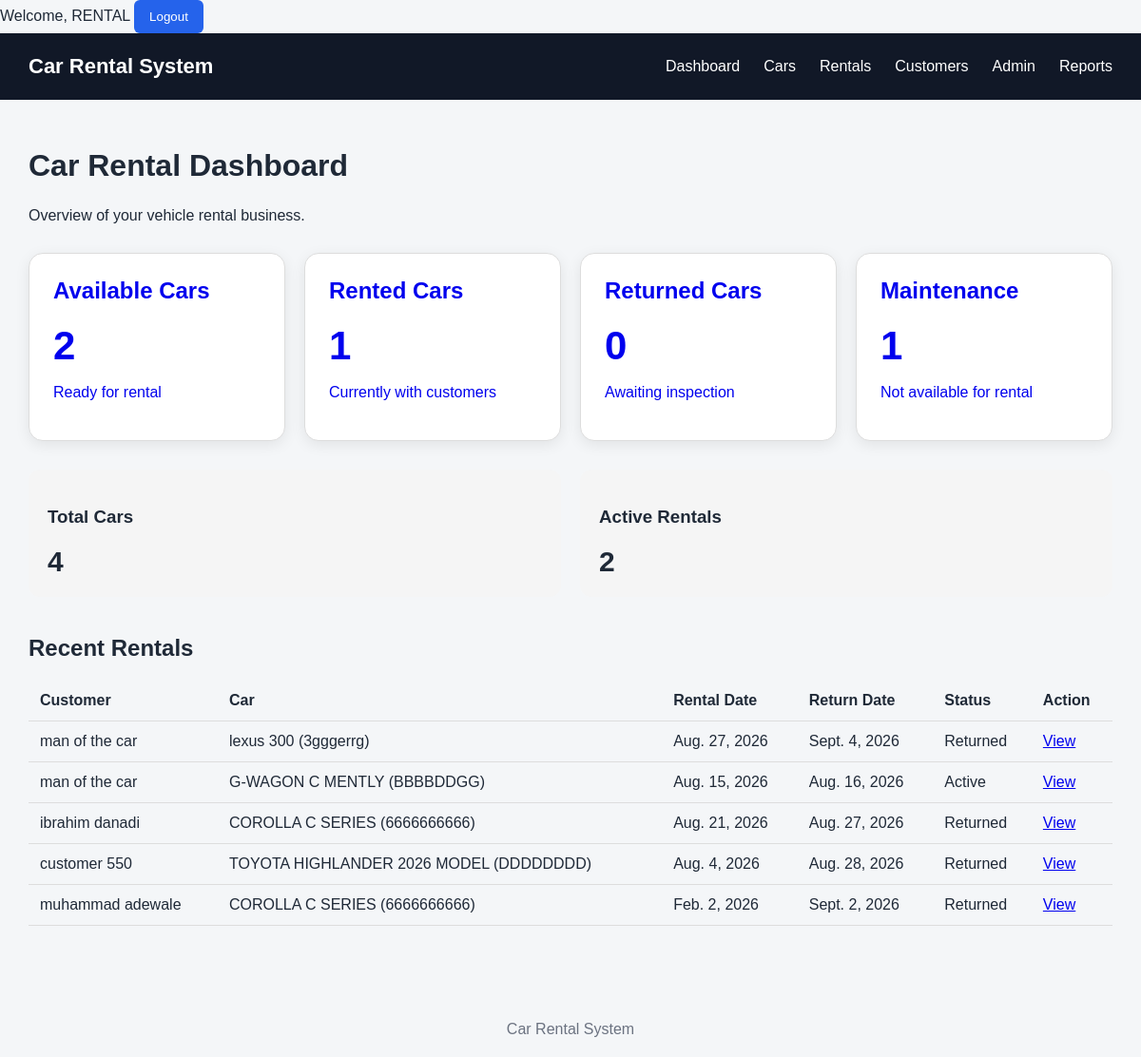
The app's page / (signed in) with its own data.
### rentals/models.py (models this page shows, shortened)
class Rental(models.Model):
    customer = models.ForeignKey(
        Customer,
        on_delete=models.PROTECT,
        related_name="rentals"
    )
    car = models.ForeignKey(
        Car,
        on_delete=models.PROTECT,
        related_name="rentals"
    )
    rental_date = models.DateField()
    expected_return_date = models.DateField()
    actual_return_date = models.DateField(
        blank=True,
        null=True
    )
    daily_price = models.DecimalField(
        max_digits=10,
        decimal_places=2
    )
    total_cost = models.DecimalField(
        max_digits=12,
        decimal_places=2,
        default=0
    )
    amount_paid = models.DecimalField(
    max_digits=12,
    decimal_places=2,
    default=0
)
    payment_status = models.CharField(
        max_length=20,
        choices=[
            ("pending", "Pending"),
            ("partial", "Partial"),
            ("paid", "Paid"),
        ],
        default="pending"
    )
    status = models.CharField(
        max_length=20,
        choices=[
            ("active", "Active"),
            ("returned", "Returned"),
        ],
        default="active"
    )
    created_at = models.DateTimeField(
        auto_now_add=True
    )

### customers/models.py (models this page shows)
class Customer(models.Model):
    full_name = models.CharField(max_length=150)
    phone = models.CharField(max_length=20)
    email = models.EmailField(
        blank=True,
        null=True
    )
    address = models.TextField(
        blank=True
    )
    driver_license = models.CharField(
        max_length=50,
        unique=True
    )
    created_at = models.DateTimeField(
        auto_now_add=True
    )
    updated_at = models.DateTimeField(
        auto_now=True
    )
    def __str__(self):
        return self.full_name

### cars/models.py (models this page shows)
class Car(models.Model):
    STATUS_CHOICES = [
        ("available", "Available"),
        ("rented", "Rented"),
        ("returned", "Returned"),
        ("maintenance", "Maintenance"),
    ]
    TRANSMISSION_CHOICES = [
        ("automatic", "Automatic"),
        ("manual", "Manual"),
    ]
    FUEL_CHOICES = [
        ("petrol", "Petrol"),
        ("diesel", "Diesel"),
        ("electric", "Electric"),
        ("hybrid", "Hybrid"),
    ]
    brand = models.CharField(max_length=100)
    model = models.CharField(max_length=100)
    year = models.PositiveIntegerField()
    plate_number = models.CharField(max_length=20, unique=True)
    color = models.CharField(max_length=50)
    transmission = models.CharField(
        max_length=20,
        choices=TRANSMISSION_CHOICES
    )
    fuel_type = models.CharField(
        max_length=20,
        choices=FUEL_CHOICES
    )
    seats = models.PositiveSmallIntegerField()
    daily_price = models.DecimalField(
        max_digits=10,
        decimal_places=2
    )
    image = models.ImageField(
        upload_to="cars/",
        blank=True,
        null=True
    )
    description = models.TextField(
        blank=True
    )
    status = models.CharField(
        max_length=20,
        choices=STATUS_CHOICES,
        default="available"
    )
    created_at = models.DateTimeField(
        auto_now_add=True
    )
    updated_at = models.DateTimeField(
        auto_now=True
    )
    def __str__(self):
        return f"{self.brand} {self.model} ({self.plate_number})"

### cars/views.py (the view)
@login_required
def dashboard(request):
    available_cars = Car.objects.filter(
        status="available"
    ).count()
    rented_cars = Car.objects.filter(
        status="rented"
    ).count()
    returned_cars = Car.objects.filter(
        status="returned"
    ).count()
    returned_rentals = Rental.objects.filter(
    status="returned"
    ).count()
    maintenance_cars = Car.objects.filter(
        status="maintenance"
    ).count()
    active_rentals = Rental.objects.filter(
        status="active"
    ).count()
    total_cars = Car.objects.count()
    recent_rentals = Rental.objects.select_related(
        "customer",
        "car"
    ).order_by(
        "-id"
    )[:5]
    context = {
        "available_cars": available_cars,
        "rented_cars": rented_cars,
        "returned_cars": returned_cars,
        "maintenance_cars": maintenance_cars,
        "active_rentals": active_rentals,
        "total_cars": total_cars,
        "recent_rentals": recent_rentals,
        "returned_rentals": returned_rentals,
    }
    return render(
        request,
        "dashboard.html",
        context
    )

### templates/dashboard.html (shortened to what this page needs)
{% extends "base.html" %}
{% block content %}
<h1 class="page-title">
    Car Rental Dashboard
</h1>
<p>
    Overview of your vehicle rental business.
</p>
<div class="dashboard-grid">
    <a
        href="{% url 'car_status' 'available' %}"
        class="dashboard-card"
    >
        <h2>
            Available Cars
        </h2>
        <div class="dashboard-number">
            {{ available_cars }}
        </div>
        <p>
            Ready for rental
        </p>
    </a>
    <a
        href="{% url 'car_status' 'rented' %}"
        class="dashboard-card"
    >
        <h2>
            Rented Cars
        </h2>
        <div class="dashboard-number">
            {{ rented_cars }}
        </div>
        <p>
            Currently with customers
        </p>
    </a>
    <a
        href="{% url 'car_status' 'returned' %}"
        class="dashboard-card"
    >
        <h2>
            Returned Cars
        </h2>
        <div class="dashboard-number">
            {{ returned_cars }}
        </div>
        <p>
            Awaiting inspection
        </p>
    </a>
    <a
        href="{% url 'car_status' 'maintenance' %}"
        class="dashboard-card"
    >
        <h2>
            Maintenance
        </h2>
        <div class="dashboard-number">
            {{ maintenance_cars }}
        </div>
        <p>
            Not available for rental
        </p>
    </a>
</div>
<div class="dashboard-summary">
    <div class="summary-card">
        <h3>
            Total Cars
        </h3>
        <strong>
            {{ total_cars }}
        </strong>
    </div>
    <div class="summary-card">
        <h3>
            Active Rentals
        </h3>
        <strong>
            {{ active_rentals }}
        </strong>
    </div>
</div>
<h2 class="section-title">
    Recent Rentals
</h2>
<div class="table-container">
    <table>
        <thead>
            <tr>
                <th>
                    Customer
                </th>
                <th>
                    Car
                </th>
                <th>
                    Rental Date
                </th>
                <th>
                    Return Date
                </th>
                <th>
                    Status
                </th>
                <th>
                    Action
                </th>
            </tr>
        </thead>
        <tbody>
        {% for rental in recent_rentals %}
            <tr>
                <td>
                    {{ rental.customer }}
                </td>
                <td>
                    {{ rental.car }}
                </td>
                <td>
                    {{ rental.rental_date }}
                </td>
                <td>
                    {{ rental.expected_return_date }}
                </td>
                <td>
                    {{ rental.get_status_display }}
                </td>
                <td>
                    <a
                        href="{% url 'rental_detail' rental.pk %}"
                    >
                        View
                    </a>
                </td>
            </tr>
        {% empty %}
            <tr>
                <td colspan="6">
                    No rentals yet.
                </td>
            </tr>
        {% endfor %}
        </tbody>
    </table>
</div>
{% endblock %}

### templates/base.html (shortened to what this page needs)
<!DOCTYPE html>
<html lang="en">
<head>
</head>
<body>
    {% if user.is_authenticated %}
    <span>
        Welcome, {{ user.username }}
    </span>
    <form
        method="POST"
        action="{% url 'logout' %}"
        style="display:inline;"
    >
        <button type="submit" class="btn">
            Logout
        </button>
    </form>
{% endif %}
    <nav class="navbar">
        <div class="brand">
            Car Rental System
        </div>
        <div class="nav-links">
            <a href="{% url 'dashboard' %}">
                Dashboard
            </a>
            <a href="{% url 'car_list' %}">
                Cars
            </a>
            <a href="{% url 'rental_list' %}">
                Rentals
            </a>
            <a href="{% url 'customer_list' %}">
                Customers
            </a>
            <a href="/admin/">
                Admin
            </a>
            <a href="{% url 'reports' %}">
                Reports
            </a>
        </div>
    </nav>
    <main class="container">
        {% block content %}{% endblock %}
    </main>
    <footer class="footer">
        Car Rental System
    </footer>
</body>
</html>

### templates/base.html (style rules this page uses)
* { box-sizing: border-box; }
body { margin: 0; font-family: Arial, sans-serif; background: #f4f6f8; color: #1f2937; }
.navbar { background: #111827; color: white; padding: 0 30px; min-height: 70px; display: flex; align-items: center; justify-content: space-between; }
.brand { font-size: 22px; font-weight: bold; }
.nav-links { display: flex; gap: 25px; }
.nav-links a { color: white; text-decoration: none; }
.container { max-width: 1200px; margin: auto; padding: 30px; }
.page-title { margin-bottom: 25px; }
.btn { display: inline-block; padding: 10px 16px; border-radius: 6px; text-decoration: none; border: none; cursor: pointer; background: #2563eb; color: white; }
.footer { margin-top: 50px; padding: 20px; text-align: center; color: #6b7280; }
.dashboard-grid { display: grid; grid-template-columns: repeat( auto-fit, minmax(220px, 1fr) ); gap: 20px; margin: 30px 0; }
.dashboard-card { display: block; padding: 25px; border-radius: 15px; text-decoration: none; background: #ffffff; border: 1px solid #ddd; box-shadow: 0 4px 15px rgba( 0, 0, 0, 0.08 ); }
.dashboard-card h2 { margin-top: 0; }
.dashboard-number { font-size: 42px; font-weight: bold; }
.dashboard-summary { display: grid; grid-template-columns: repeat( auto-fit, minmax(200px, 1fr) ); gap: 20px; margin-bottom: 40px; }
.summary-card { padding: 20px; border-radius: 12px; background: #f5f5f5; }
.summary-card strong { font-size: 30px; }
.section-title { margin-top: 30px; }
.table-container { overflow-x: auto; }
table { width: 100%; border-collapse: collapse; }
th, td { padding: 12px; border-bottom: 1px solid #ddd; text-align: left; }

### records on screen
Rental: customer "man of the car", car "lexus 300 (3gggerrg)", rental_date "Aug. 27, 2026", expected_return_date "Sept. 4, 2026", status "Returned"
Rental: customer "man of the car", car "G-WAGON C MENTLY (BBBBDDGG)", rental_date "Aug. 15, 2026", expected_return_date "Aug. 16, 2026", status "Active"
Rental: customer "ibrahim danadi", car "COROLLA C SERIES (6666666666)", rental_date "Aug. 21, 2026", expected_return_date "Aug. 27, 2026", status "Returned"
Rental: customer "customer 550", car "TOYOTA HIGHLANDER 2026 MODEL (DDDDDDDD)", rental_date "Aug. 4, 2026", expected_return_date "Aug. 28, 2026", status "Returned"
Rental: customer "muhammad adewale", car "COROLLA C SERIES (6666666666)", rental_date "Feb. 2, 2026", expected_return_date "Sept. 2, 2026", status "Returned"

### other values on screen
{{ user.username }} "RENTAL"
{{ available_cars }} "2"
{{ rented_cars }} "1"
{{ returned_cars }} "0"
{{ maintenance_cars }} "1"
{{ total_cars }} "4"
{{ active_rentals }} "2"
